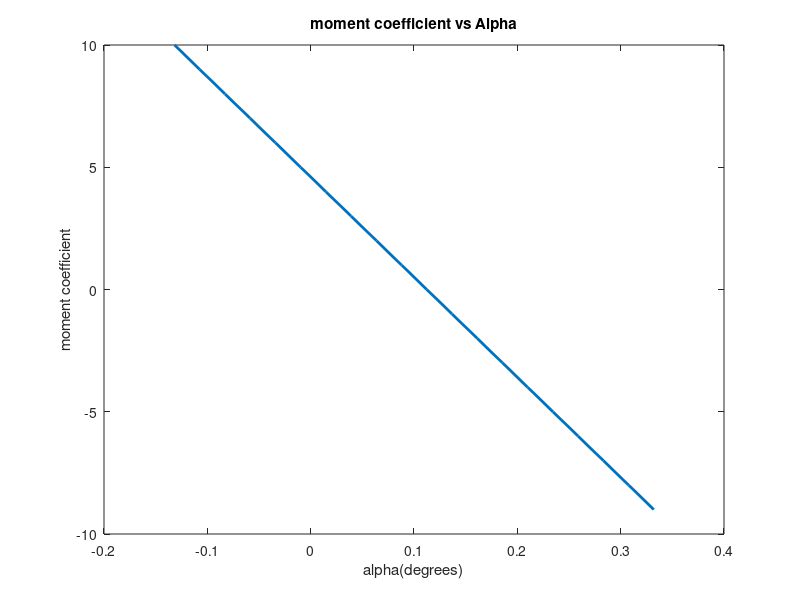

This chart was generated by the following MATLAB code:
%calculates all forms of stability and creates a trim diagram
clc;close all;
%constants
x_cg = 250.832*10^-3; %m
x_ac_w = 224.1*10^-3; %m
x_ac_vt = 388*10^-3; %m
span = 500.6*10^-3; %m
taper_ratio = 1;
chord_wing = 60*10^-3; %m
wing_span = 425*10^-3; %m
planform_wing = (18490.5*2)*10^-6; %m^2
planform_Htail = (8327.025*2)*10^-6; %m^2
planform_vtail = (3714.8*2)*10^-6; %m^2
C_mac = 0; %N
weight = 0.255; %kg
rho = 1.2250;  %kg/m^3 %currently S.L
ep_partial = 0.35; %approx
a0 = 0.11; %found using naca 0006
oswalds_eff = 0.665; %using model data
it = 1; %can change
L_D_max = 4.63;
glide_angle = 1/L_D_max;

%const equations
AR = (span^2)/planform_wing;
lt = x_ac_vt - x_cg; %m
a = a0/(1+a0/(pi * oswalds_eff * AR)); %per degree
volume_H = (lt * planform_Htail) / (chord_wing * planform_wing); 
volume_V = (planform_vtail * (x_ac_vt - x_cg)) / (planform_wing * wing_span);
neutral_pt = (x_ac_w/chord_wing) + volume_H * (1-ep_partial); 
h_cg = x_cg/chord_wing;
static_margin = neutral_pt - (x_cg/chord_wing); 

%place holders
angle_of_attack = zeros(20,1);
C_m_cg = zeros(20,1); 

%variable eqs
for i = 1:20
    angle_of_attack(i,1) = i-10; %deg
    C_m_cg(i,1) = a*angle_of_attack(i,1)*(((x_cg/chord_wing) - (x_ac_w/chord_wing)) - volume_H*(1 - ep_partial)) + (volume_H * a * it) ;
end
%graph
plot(C_m_cg,angle_of_attack,'Linewidth',2)
title('moment coefficient vs Alpha');
xlabel('alpha(degrees)');
ylabel('moment coefficient');